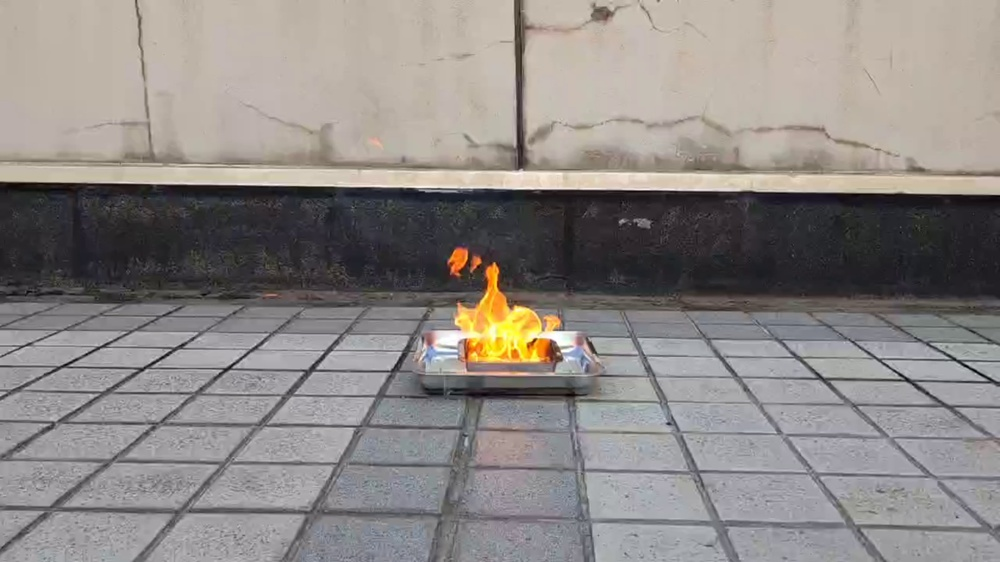
//> input picture OpenCV/StudyOpenCV/1.jpg, 1000 x 562 px, shrunk from 2688 x 1512 before the run
$ ./2_19_Affine 1.jpg   (built with g++ and OpenCV 4)
//> lines starting //> are read from the running program, lines starting //| are printed output that depends on the picture
// https://docs.opencv.org/4.x/d4/d61/tutorial_warp_affine.html

#include "opencv2/imgcodecs.hpp"
#include "opencv2/highgui.hpp"
#include "opencv2/imgproc.hpp"
#include <iostream>
using namespace cv;
using namespace std;
int main( int argc, char** argv )
{
    CommandLineParser parser( argc, argv, "{@input | lena.jpg | input image}" );
    Mat src = imread( samples::findFile( parser.get<String>( "@input" ) ) );
//> src is the input picture: 562 rows x 1000 cols, CV_8UC3; mean B, G, R 132.8, 135.5, 140.5
    if( src.empty() )
    {
        cout << "Could not open or find the image!\n" << endl;
        cout << "Usage: " << argv[0] << " <Input image>" << endl;
        return -1;
    }
    Point2f srcTri[3];
    srcTri[0] = Point2f( 0.f, 0.f );
    srcTri[1] = Point2f( src.cols - 1.f, 0.f );
    srcTri[2] = Point2f( 0.f, src.rows - 1.f );
    Point2f dstTri[3];
    dstTri[0] = Point2f( 0.f, src.rows*0.33f );
    dstTri[1] = Point2f( src.cols*0.85f, src.rows*0.25f );
    dstTri[2] = Point2f( src.cols*0.15f, src.rows*0.7f );
    Mat warp_mat = getAffineTransform( srcTri, dstTri );
    Mat warp_dst = Mat::zeros( src.rows, src.cols, src.type() );
    warpAffine( src, warp_dst, warp_mat, warp_dst.size() );
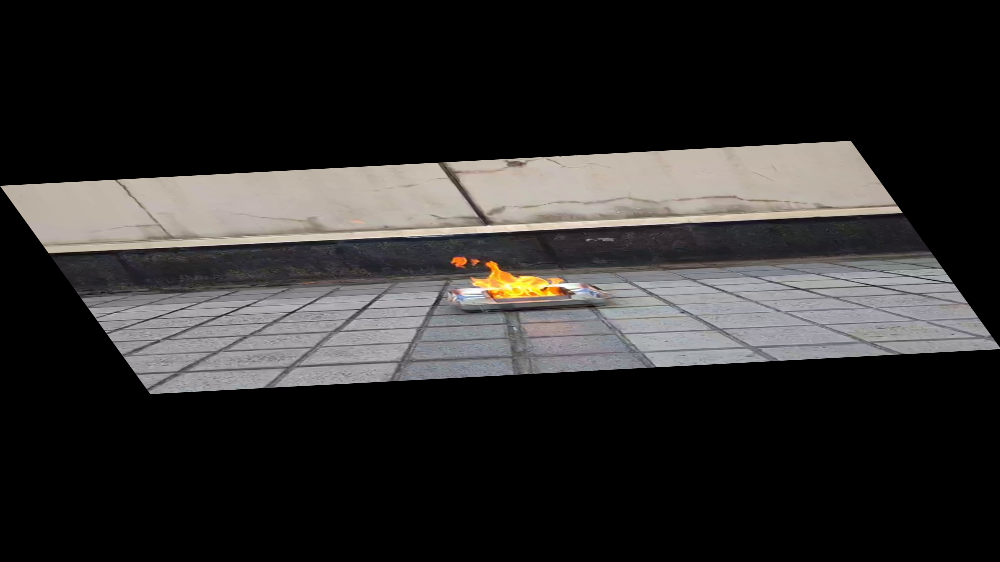
//> warp_dst: 562 rows x 1000 cols, CV_8UC3; mean B, G, R 43.5, 44.4, 46
    Point center = Point( warp_dst.cols/2, warp_dst.rows/2 );
//> center = Point(500, 281)
    double angle = -50.0;
    double scale = 0.6;
    Mat rot_mat = getRotationMatrix2D( center, angle, scale );
    Mat warp_rotate_dst;
    warpAffine( warp_dst, warp_rotate_dst, rot_mat, warp_dst.size() );
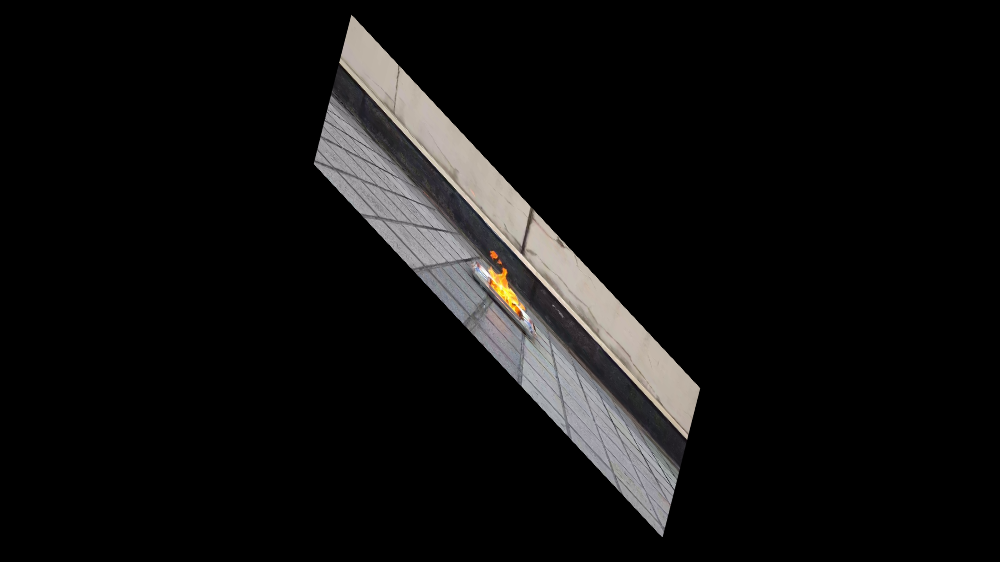
//> warp_rotate_dst: 562 rows x 1000 cols, CV_8UC3; mean B, G, R 15.7, 16, 16.6
    imshow( "Source image", src );
    imshow( "Warp", warp_dst );
    imshow( "Warp + Rotate", warp_rotate_dst );
    waitKey();
    return 0;
}
